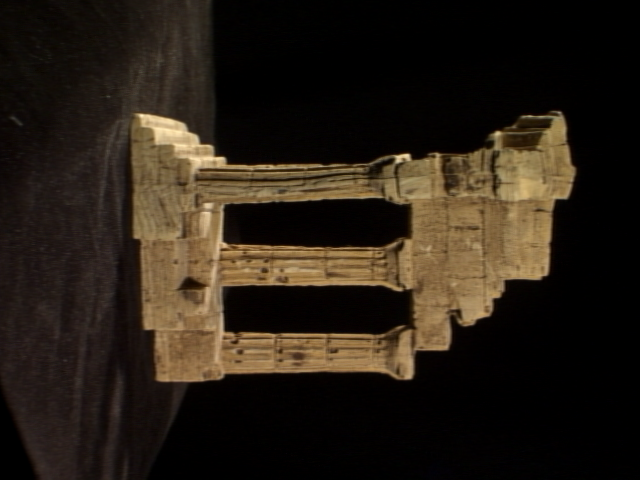
#> input picture Exercise 9/templeSparseRing/templeSR0001.png, 640 x 480 px; its folder holds 4 pictures in this run
$ jupyter execute 'Exercise 09.ipynb'   (Python 2 division)
#> lines starting #> are read from the running program, lines starting #| are printed output that depends on the picture
### Exercise 09
### Index No: 190108X
### Name: Chathuranga M.M.P.

[cell 1]
# Question 1

import numpy as np
import cv2 as cv

f=open(r'templeSparseRing/templeSR_par.txt','r')
#> (reads Exercise 9/templeSparseRing/templeSR_par.txt from the repository)
assert f is not None

# Reading the information on the first image
n=int(f.readline())
l=f.readline().split()
im1_fn=l[0]
K1=np.array([float(i) for i in l[1:10]]).reshape((3,3))
R1=np.array([float(i) for i in l[10:19]]).reshape((3,3))
t1=np.array([float(i) for i in l[19:22]]).reshape((3,1))

l = f.readline().split()
im2_fn =l[0]

K2 = np.array([float(i) for i in l[1:10]]).reshape((3,3))
R2 = np.array([float(i) for i in l[10:19]]).reshape((3,3))
t2 = np.array([float(i) for i in l[19:22]]).reshape((3,1))

im1 = cv.imread(r'templeSparseRing/'+im1_fn,cv.IMREAD_COLOR)
#> im1 is the input picture: shape (480, 640, 3); mean B, G, R 21.5, 31.4, 40.2
im2 = cv.imread(r'templeSparseRing/'+im2_fn,cv.IMREAD_COLOR)
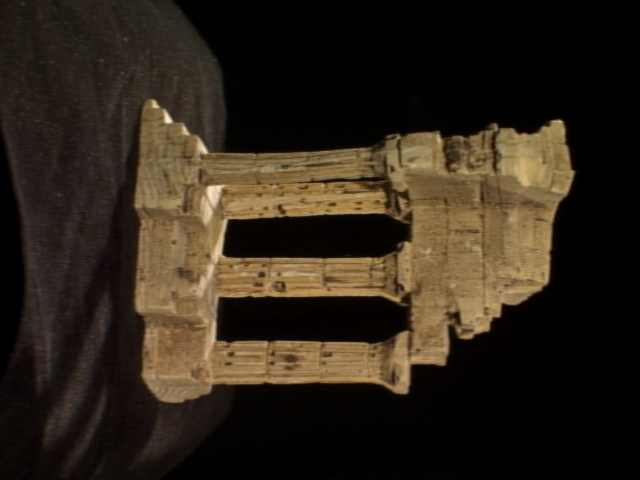
#> input picture Exercise 9/templeSparseRing/templeSR0002.png, 640 x 480 px
#> im2 is the input picture: shape (480, 640, 3); mean B, G, R 24.9, 36.5, 46.1
assert im1 is not None
assert im2 is not None

[cell 2]
sift=cv.xfeatures2d.SIFT_create()
kp1,decs1=sift.detectAndCompute(im1,None)
#> kp1 = 791 keypoints; strongest (x, y, size): (407, 156, 4.4), (398, 158, 5.5), (167, 131, 24), (497, 134, 4.9)
kp2,decs2=sift.detectAndCompute(im2,None)
#> kp2 = 778 keypoints; strongest (x, y, size): (168, 119, 5.3), (249, 239, 30.2), (202, 148, 6.9), (535, 162, 48.9)

FLANN_INDEX_KDTREE=1
index_params=dict(algorithm=FLANN_INDEX_KDTREE,tree=5)
search_params=dict(checks=100)
flann=cv.FlannBasedMatcher(index_params,search_params)
matches=flann.knnMatch(decs1,decs2,k=2)
#> matches = 791 matches
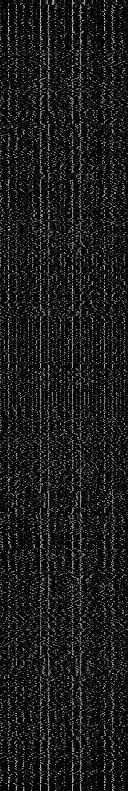
#> decs1: shape (791, 128) float32; min 0, max 210, mean 25.1

[cell 3]
# Question 2

good=[]
pts1=[]
pts2=[]
for i,(m,n) in enumerate(matches):
    if m.distance<0.7*n.distance:
        good.append(m)
        pts1.append(kp1[m.queryIdx].pt)
        pts2.append(kp2[m.trainIdx].pt)
#> after the loop, good = 128 matches; pts1 = 128 pairs, first value 115.8 to 573.8, second value 138.8 to 409.9; pts2 = 128 pairs, first value 98.08 to 570.6, second value 126.4 to 414.3

pts1=np.array(pts1)
pts2=np.array(pts2)
F,mask=cv.findFundamentalMat(pts1,pts2,cv.FM_RANSAC)
#> F = [[1.49e-06, 1.44e-05, -0.0254], [-8.26e-06, 8.67e-08, 0.00401], [0.0228, -0.00728, 1]]; mask = 128 values, max 1 at index 0, min 0 at index 12, mean 0.883
F
#> Out has the same summary as F

[cell 4]
E=K2.T@F@K1
#> E = [[3.45, 33.44, -32.51], [-19.16, 0.202, 2.34], [32.18, -4.43, -0.00622]]
E
#> Out has the same summary as E

[cell 5]
# Question 3

retval,R,t,mask=cv.recoverPose(E,pts1,pts2,K1)
#> retval = 128; R = [[0.997, -0.0696, 0.0209], [0.0615, 0.962, 0.268], [-0.0387, -0.266, 0.963]]; t = [-0.0618, -0.86, -0.506]; mask = 128 values from 255 to 255

R_t_1=np.concatenate((R1,t1),axis=1) #3 x 4
R2_=R1@R
#> R2_ = [[0.0892, 0.992, 0.0894], [0.993, -0.0954, 0.0675], [0.0755, 0.0828, -0.994]]
t2_=R1@t
#> t2_ = [-0.756, -0.0771, 0.65]
R_t_2=np.concatenate((R2_,t2_),axis=1) #3 x 4
#> R_t_2 = [[0.0892, 0.992, 0.0894, -0.756], [0.993, -0.0954, 0.0675, -0.0771], [0.0755, 0.0828, -0.994, 0.65]]

P1 = K1 @ np.hstack((R1,t1))

[cell 6]
# Question 4

P2_=K2@R_t_2
#> P2_ = [[158.5, 1533.2, -164.5, -953.1], [1534.1, -125.2, -142.3, 42.79], [0.0755, 0.0828, -0.994, 0.65]]
P2_
#> Out has the same summary as P2_

[cell 7]
# Question 5

points4d=cv.triangulatePoints(P1,P2_,pts1.T,pts2.T)
points4d/=points4d[3,:]

import matplotlib.pyplot as plt

X=points4d[0,:]
#> X = 128 values, max 0.0376 at index 60, min -0.313 at index 0, mean -0.125
Y=points4d[1,:]
#> Y = 128 values, max 0.825 at index 0, min 0.186 at index 127, mean 0.467
Z=points4d[2,:]
#> Z = 128 values, max 2.96 at index 49, min 1.75 at index 23, mean 2.61

fig=plt.figure(1,figsize=(8,8))
ax=fig.add_subplot(111,projection='3d')
ax.scatter(X,Y,Z,s=1,cmap='gray')
plt.show()
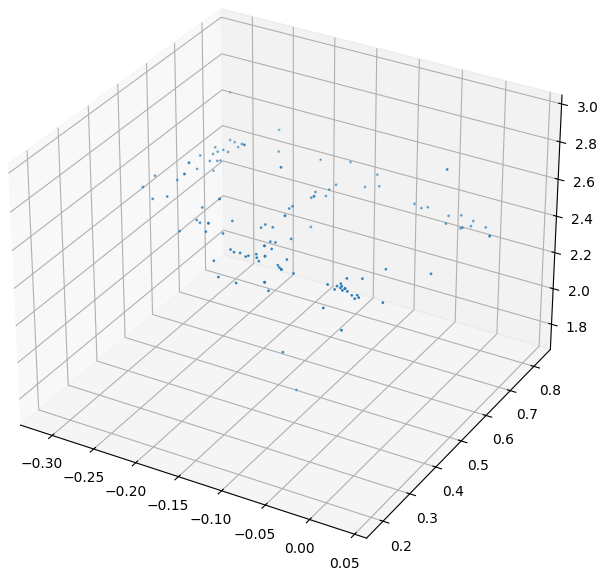
#> figure drawn by matplotlib, 1 panel
